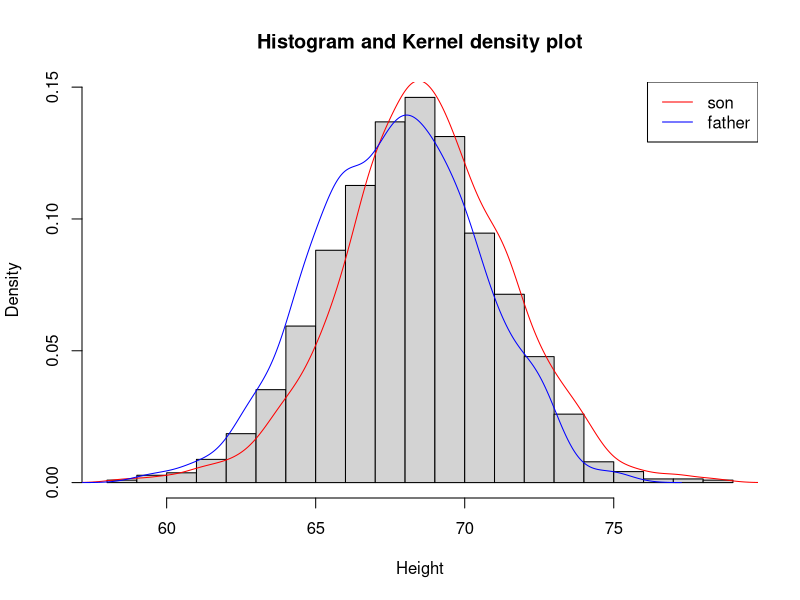
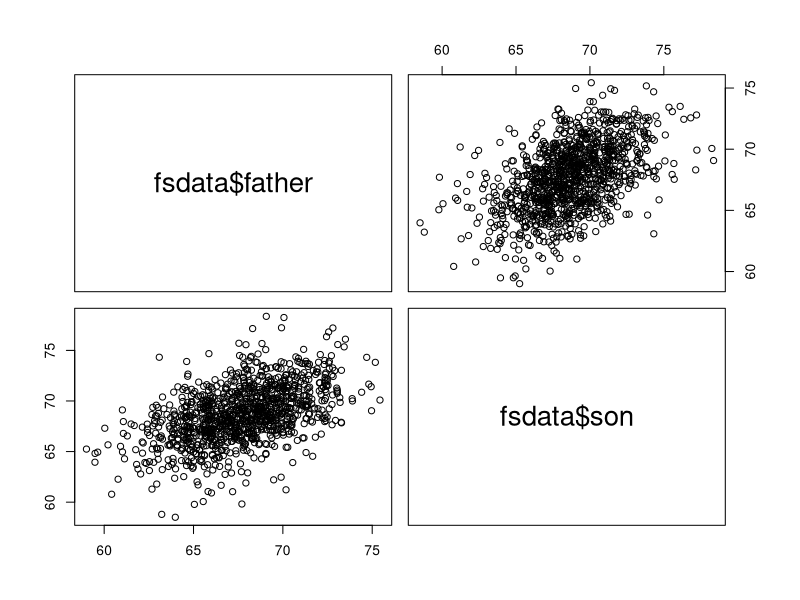
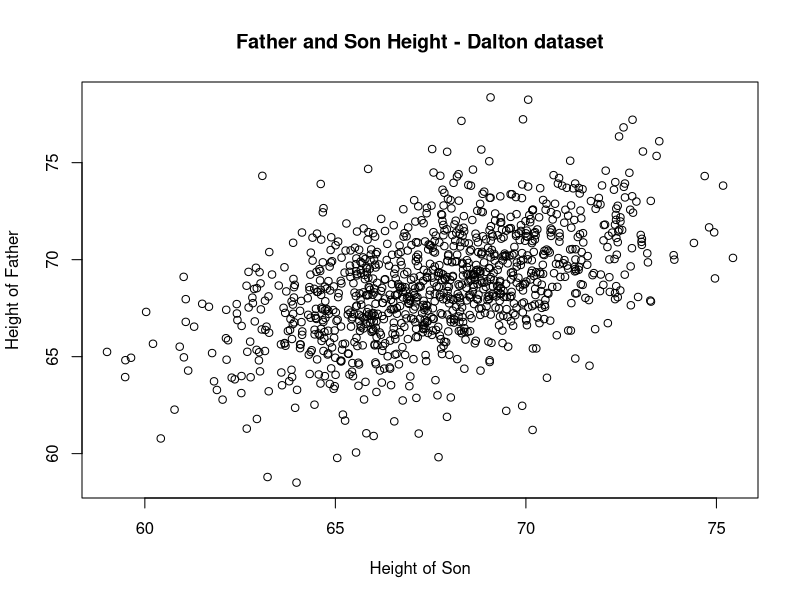
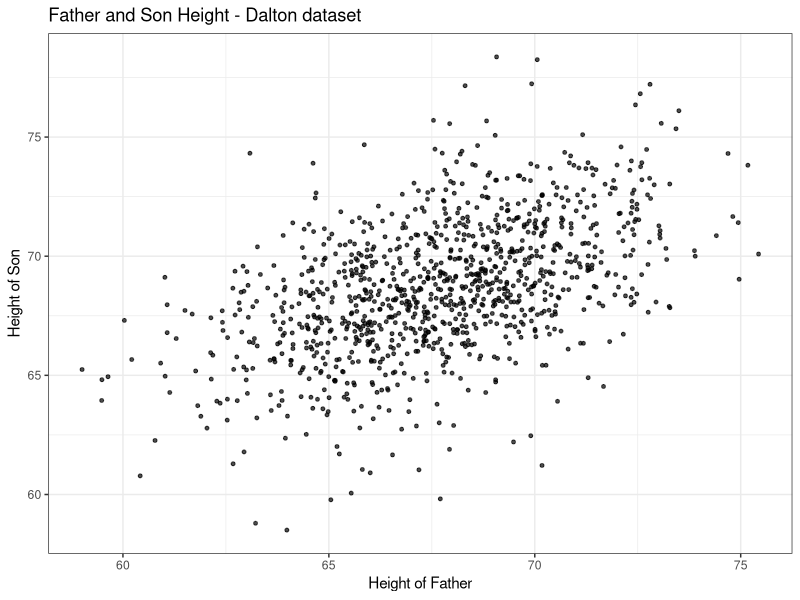
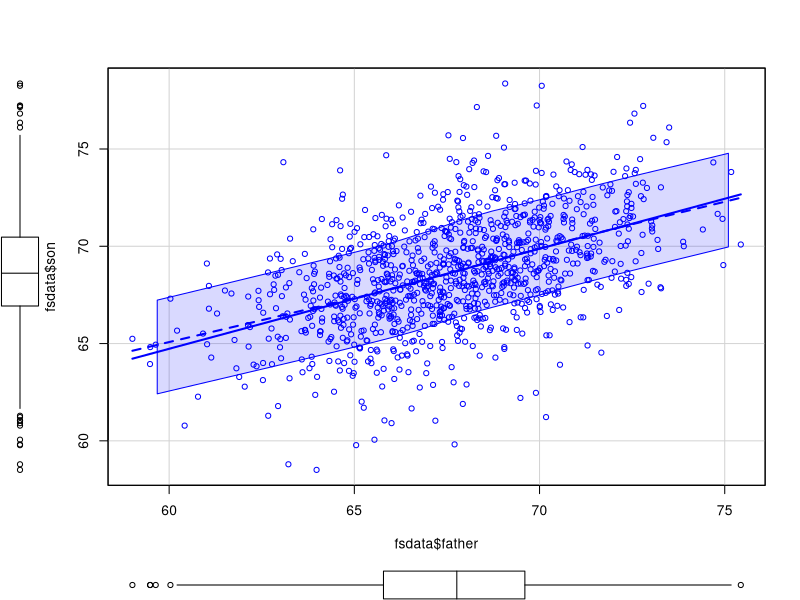
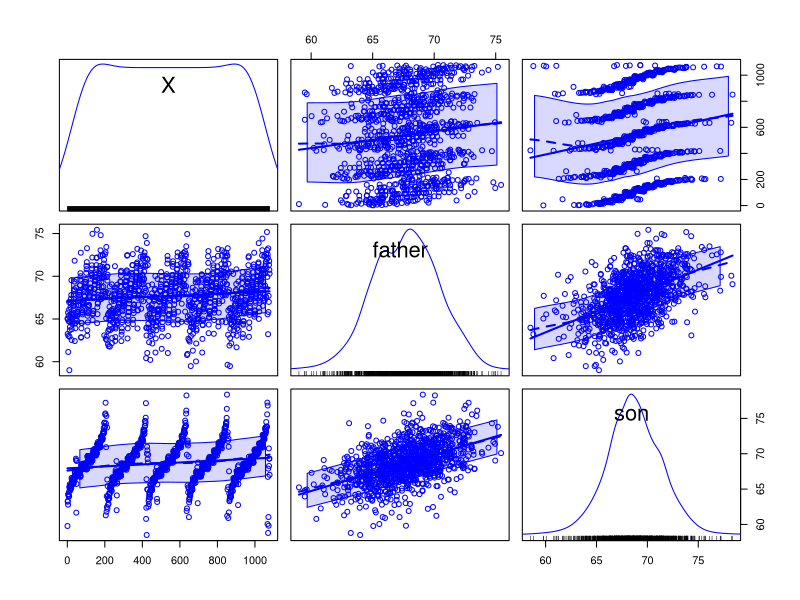
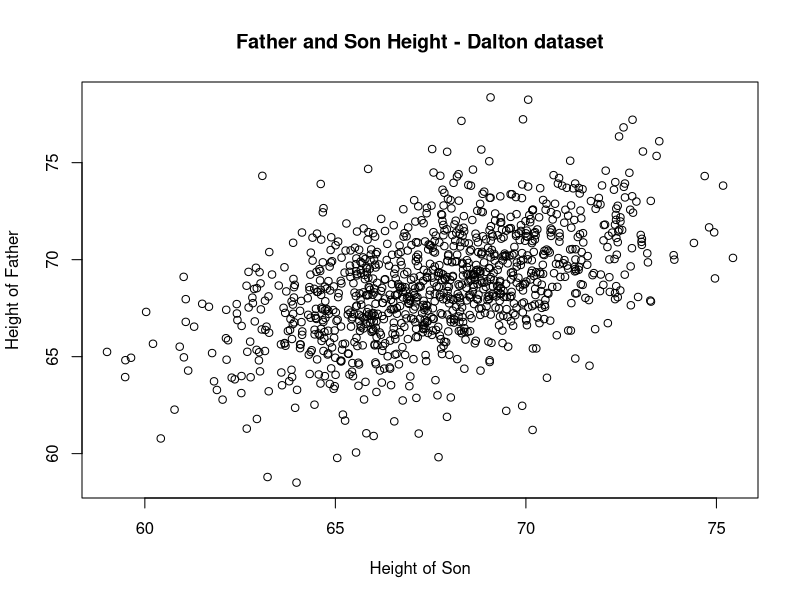
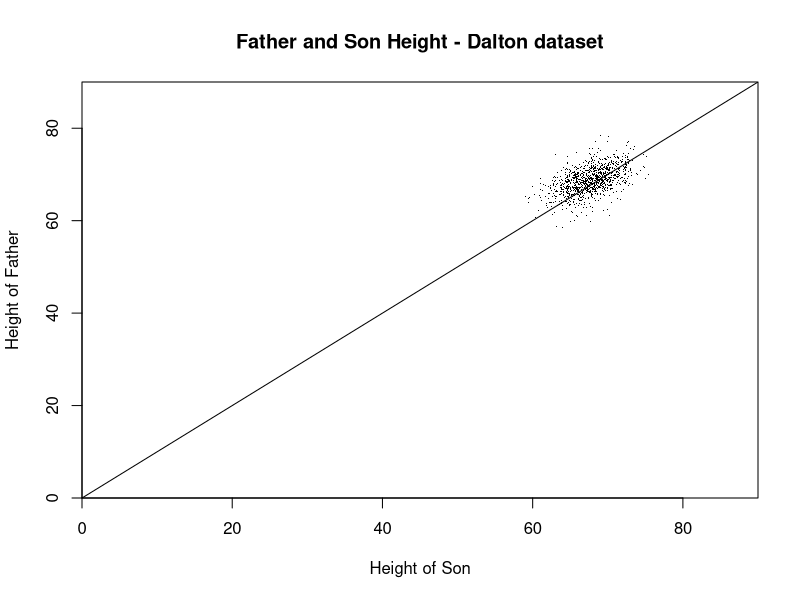

R code for these plots, in order:
################################## 
##### 01REAN Cviceni 0 ##########
#################################
#
# Todays exercise
# Introduction to Simple linear regression in R

setwd("~/Studies/REAN/tutorials/03")  


#library(UsingR)
#data(father.son)
#write.csv(father.son,'fsdata.csv')

fsdata = read.csv('fsdata.csv', sep = ",")


# Check out the structure of the data set
head(fsdata)
View(fsdata)
summary(fsdata)
names(fsdata)

# Visualize data

hist(c(fsdata$son,fsdata$father), freq = F, breaks = 20, main="Histogram and Kernel density plot",xlab="Height", ylab="Density")
lines(density(fsdata$son,na.rm=TRUE),col="red")
lines(density(fsdata$father,na.rm=TRUE),col="blue")
legend("topright",legend = c("son","father"),lty = c(1,1),col = c("red","blue"))

# Basic scatterplot matrix
pairs(fsdata$father~fsdata$son)

# Scatterplot of variables of interest
plot(son ~ father,fsdata,
     main="Father and Son Height - Dalton dataset",xlab="Height of Son", ylab="Height of Father")

# Use ggplot library: 
library(ggplot2)
ggplot(fsdata, aes(x=father, y=son))  +
    geom_point(size=1, alpha=0.7) +
    xlab("Height of Father") +
    ylab("Height of Son") +
    theme_bw() + 
    ggtitle("Father and Son Height - Dalton dataset")

# Use car library: plot including fit lines, marginal box plots, ....
library(car)
scatterplot(fsdata$father,fsdata$son)
scatterplotMatrix(fsdata)



# Is there close relationship ?
plot(son ~ father,fsdata,main="Father and Son Height - Dalton dataset",xlab="Height of Son", ylab="Height of Father")

# Change plot: add line starting in (0,0) and force R to start x,yaxis in 0
plot(son ~ father,fsdata,xlim = c(0,90), ylim = c(0,90),pch=".", xaxs="i",yaxs="i",
     main="Father and Son Height - Dalton dataset",xlab="Height of Son", ylab="Height of Father")
abline(0,1)

############################
### Simple Regression ######
############################

############################
#### Anlyze data by "manually"

# mean deviations of the father and son heights
s_mean  <- mean(fsdata$son)
s_mean == sum(fsdata$son)/(length(fsdata$son)) # same as manually from the definition of sample mean

f_mean  <- mean(fsdata$father)

# standard deviations of the father and son heights
s_sd   <- sd(fsdata$son)
f_sd   <- sd(fsdata$father)

# correlation of fsdata data (father x son is in interest)
fs_cor <- cor(fsdata)[2, 3] 

# slope 
b2_hat <- fs_cor * s_sd / f_sd # how to do it in different way?
# to je ten samy vzorecek jako v prezentaci (da se to odvodit)

b2_hat
# intercept 
b1_hat <- s_mean - b2_hat*f_mean
b1_hat

# print regression line parameters
beta_hat = rbind(b1_hat,b2_hat)
beta_hat

# do the same with differnet notation
intercept <- matrix(1,length(fsdata$son),1)
X         <- (fsdata$father)
IX        <- cbind(intercept,fsdata$father)
Y         <- (fsdata$son)

b2_hat    <- cor(X,Y) * (sd(Y)/sd(X))
b2_hat
b1_hat    <- mean(Y) - b2_hat*mean(X)
b1_hat


# find residuals
# %*% je maticove nasobeni
res =  Y - IX%*%beta_hat


# estimate variance of disturbances sigma^2
n=dim(fsdata)[1] # number of observations
p=1              # number of regression coefficients - No. of DF
sigma <- sqrt((1/(n-1-p))*sum((Y - IX%*%beta_hat)^2))

# same diff notation
MSE  <- sum(res^2)/(n-2) # the same as sigma
RMSE <- sqrt(MSE)   

#  variance of parameters
var_b2_hat <- sigma^2*(1/sum((X - mean(X))^2))
         # <- sigma^2*(1/((n-1)*var(X))) #the same
sd_b2_hat   <- sqrt(var_b2_hat)
var_b2_hat
sd_b2_hat


var_b1_hat <- sigma^2*(sum(X^2)/(n*sum((X - mean(X))^2)))
sd_b1_hat   <- sqrt(var_b1_hat)
var_b1_hat
sd_b1_hat

# Compute coefficient of determination
# R-squared = Explained variation / Total variation
SS_tot = sum((Y - mean(Y))^2)
SS_reg = sum((IX%*%beta_hat - mean(Y))^2)
SS_res = sum(res^2)
SS_tot == SS_res+SS_reg

R2 = 1-SS_res/SS_tot
R2
R2 = SS_reg/SS_tot
R2

##############################
### OLS estimate #############
# A * B 	Element-wise multiplication
# A %*% B 	Matrix multiplication 

# without intercept
solve(t(X)%*%(X))%*%(t(X)%*%Y)

# with intercept
solve(t(IX)%*%(IX))%*%(t(IX)%*%Y)



############################
#### Use R lm-linear model function !!!

model0 = lm(son ~ -1 + father ,fsdata) # -1 for intercept
summary(model0)

model1 = lm(son ~ father,fsdata)
summary(model1)

# study summary function for lm
help(summary.lm)



# plot data with regression line
plot(son ~ father,fsdata,
     main="Father and Son Height - Dalton dataset",xlab="Height of Father", ylab="Height of Son")
abline(model0,col ="blue")
abline(model1, col ="red")
par(xpd=TRUE)
legend("topleft",legend = c("without intercept","with intercept"),lty = c(1,1),col = c("blue","red"))



# plot residuals - next lesson in details
layout(matrix(1:4,2,2))
plot(model0)





ks.test(residuals(model1),"pnorm")
shapiro.test(residuals(model1))

qqnorm(residuals(model1))
qqline(residuals(model1), col = 2)



dev.off()
graphics.off()

## direct print of given variables from lm - objects
## examples - in details next lessons
coef(model1)
residuals(model1)
fitted.values(model1)
fitted(model1)
sigmaHat(model1)
# ......



## Display results by ggplot library

# minimum and maximum father height
f_min <- min(fsdata$father)
f_max <- max(fsdata$father)

# equally space points between from the min-max height interval
xdat <- (f_max - f_min) * seq(0, 1, 0.01) + f_min
ydat <- b1_hat + b2_hat*xdat

# regression line data frame
regressionLine <- data.frame(xdat, ydat)
names(regressionLine) <- c("son", "father")

# plot of data set with regression line
ggplot(fsdata, aes(x=father, y=son)) + 
    geom_point(size=1, alpha=0.7) + 
    geom_line(data=regressionLine, aes(x=son, y=father), lwd=1.5, colour="red") + 
    xlab("Height of father") + 
    ylab("Height of son") + 
    ggtitle("Father-son Height Data")









############### EXERCISE ###########


# Investigate a relationship between speed and stopping distance for cars
View(cars)

# Investigate a relationship Waiting time between eruptions 
# and the duration of the eruption for the Old Faithful geyser in Yellowstone National Park.
View(faithful)


#questions:
#
# Try model with and without intercept
# Compute "manualy" OLS estimate of regression parametrs and error variance
# Compute "manualy" variance of estimated parametrs
# plot data with estimated regression lines
#
# Investgate output from the lm function
#
# Is the simple linear model good aproximation for these problems?

























#cov(fsdata$father,fsdata$son)/(sd(fsdata$father))^2 - jiny vzorecek pro vypocet


